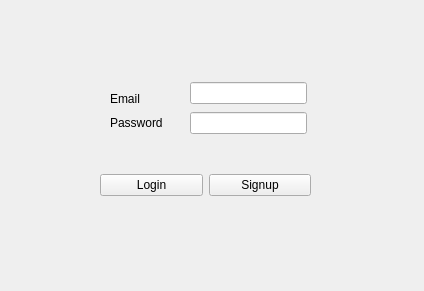
<?xml version="1.0" encoding="UTF-8"?>
<ui version="4.0">
 <class>Form</class>
 <widget class="QWidget" name="Form">
  <property name="geometry">
   <rect>
    <x>0</x>
    <y>0</y>
    <width>424</width>
    <height>291</height>
   </rect>
  </property>
  <property name="windowTitle">
   <string>Form</string>
  </property>
  <property name="styleSheet">
   <string notr="true">background-color:{
	background-color:red;
};</string>
  </property>
  <widget class="QWidget" name="">
   <property name="geometry">
    <rect>
     <x>190</x>
     <y>80</y>
     <width>117</width>
     <height>57</height>
    </rect>
   </property>
   <layout class="QVBoxLayout" name="verticalLayout">
    <item>
     <widget class="QLineEdit" name="lineEdit_email"/>
    </item>
    <item>
     <widget class="QLineEdit" name="lineEdit_password"/>
    </item>
   </layout>
  </widget>
  <widget class="QWidget" name="">
   <property name="geometry">
    <rect>
     <x>100</x>
     <y>170</y>
     <width>211</width>
     <height>30</height>
    </rect>
   </property>
   <layout class="QHBoxLayout" name="horizontalLayout">
    <item>
     <widget class="QPushButton" name="pushButton_login">
      <property name="text">
       <string>Login</string>
      </property>
     </widget>
    </item>
    <item>
     <widget class="QPushButton" name="pushButton_signup">
      <property name="text">
       <string>Signup</string>
      </property>
     </widget>
    </item>
   </layout>
  </widget>
  <widget class="QWidget" name="">
   <property name="geometry">
    <rect>
     <x>110</x>
     <y>90</y>
     <width>57</width>
     <height>41</height>
    </rect>
   </property>
   <layout class="QVBoxLayout" name="verticalLayout_2">
    <item>
     <widget class="QLabel" name="label">
      <property name="text">
       <string>Email</string>
      </property>
     </widget>
    </item>
    <item>
     <widget class="QLabel" name="label_2">
      <property name="text">
       <string>Password</string>
      </property>
     </widget>
    </item>
   </layout>
  </widget>
 </widget>
 <resources/>
 <connections/>
</ui>
